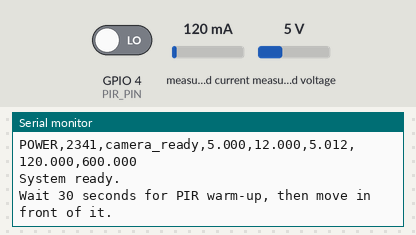
Simulated run of this sketch. Board: ESP32. On the bench: the last lines printed to the serial monitor. The test bench sets the inputs (shaded band); at power-on: GPIO 4 (PIR_PIN) LOW, measured current 120 mA, measured voltage 5 V. The camera gives no picture.

Above: at 3.5 s.
3.6 s: GPIO 4 (PIR_PIN) driven HIGH
At 4.4 s:
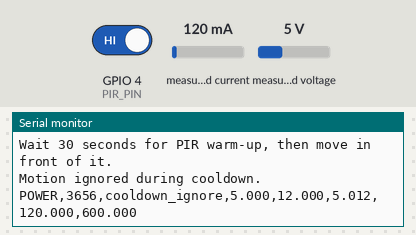
5.1 s: GPIO 4 (PIR_PIN) driven LOW
At 6.1 s:
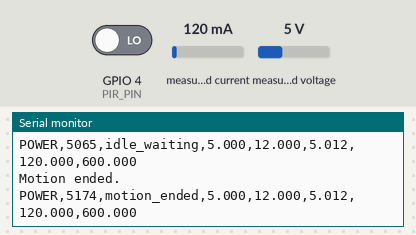
6.6 s: GPIO 4 (PIR_PIN) driven HIGH
At 7.6 s:
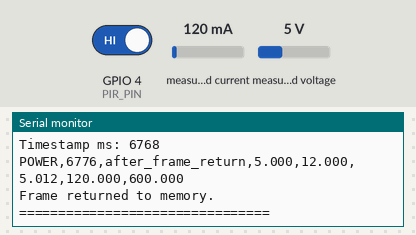
8.1 s: measured current set to 40 mA
9.6 s: measured voltage set to 0.3 V
At 10.5 s:
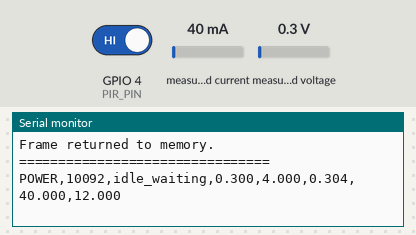

The sketch:

04_motion_camera_ina219_logger.ino
```cpp
#include "esp_camera.h"
#include "soc/soc.h"
#include "soc/rtc_cntl_reg.h"
#include <Wire.h>
#include <Adafruit_INA219.h>

// =======================
// PIR motion sensor
// =======================
#define PIR_PIN 4

// =======================
// INA219 I2C pins
// =======================
#define I2C_SDA 13
#define I2C_SCL 14

Adafruit_INA219 ina219;

// =======================
// SunFounder ESP32 Camera Extension OV2640 pin mapping
// =======================
#define PWDN_GPIO_NUM     32
#define RESET_GPIO_NUM    33
#define XCLK_GPIO_NUM      0
#define SIOD_GPIO_NUM     26
#define SIOC_GPIO_NUM     27

#define Y9_GPIO_NUM       35
#define Y8_GPIO_NUM       34
#define Y7_GPIO_NUM       39
#define Y6_GPIO_NUM       36
#define Y5_GPIO_NUM       21
#define Y4_GPIO_NUM       19
#define Y3_GPIO_NUM       18
#define Y2_GPIO_NUM        5

#define VSYNC_GPIO_NUM    25
#define HREF_GPIO_NUM     23
#define PCLK_GPIO_NUM     22

// =======================
// Event tracking
// =======================
unsigned long eventCount = 0;
unsigned long lastCaptureTime = 0;
const unsigned long cooldownMs = 5000;

int lastPirState = LOW;

// =======================
// Power logging function
// =======================
void logPower(const char* stateName) {
  float busVoltage = ina219.getBusVoltage_V();
  float shuntVoltage = ina219.getShuntVoltage_mV();
  float current_mA = ina219.getCurrent_mA();
  float power_mW = ina219.getPower_mW();
  float loadVoltage = busVoltage + (shuntVoltage / 1000.0);

  Serial.print("POWER,");
  Serial.print(millis());
  Serial.print(",");
  Serial.print(stateName);
  Serial.print(",");
  Serial.print(busVoltage, 3);
  Serial.print(",");
  Serial.print(shuntVoltage, 3);
  Serial.print(",");
  Serial.print(loadVoltage, 3);
  Serial.print(",");
  Serial.print(current_mA, 3);
  Serial.print(",");
  Serial.println(power_mW, 3);
}

// =======================
// Camera init
// =======================
bool initCamera() {
  camera_config_t config;

  config.ledc_channel = LEDC_CHANNEL_0;
  config.ledc_timer = LEDC_TIMER_0;

  config.pin_d0 = Y2_GPIO_NUM;
  config.pin_d1 = Y3_GPIO_NUM;
  config.pin_d2 = Y4_GPIO_NUM;
  config.pin_d3 = Y5_GPIO_NUM;
  config.pin_d4 = Y6_GPIO_NUM;
  config.pin_d5 = Y7_GPIO_NUM;
  config.pin_d6 = Y8_GPIO_NUM;
  config.pin_d7 = Y9_GPIO_NUM;

  config.pin_xclk = XCLK_GPIO_NUM;
  config.pin_pclk = PCLK_GPIO_NUM;
  config.pin_vsync = VSYNC_GPIO_NUM;
  config.pin_href = HREF_GPIO_NUM;

  config.pin_sccb_sda = SIOD_GPIO_NUM;
  config.pin_sccb_scl = SIOC_GPIO_NUM;

  config.pin_pwdn = PWDN_GPIO_NUM;
  config.pin_reset = RESET_GPIO_NUM;

  config.xclk_freq_hz = 20000000;
  config.pixel_format = PIXFORMAT_JPEG;

  config.frame_size = FRAMESIZE_QVGA;
  config.jpeg_quality = 12;
  config.fb_count = 1;

  if (psramFound()) {
    Serial.println("PSRAM found.");
    config.fb_location = CAMERA_FB_IN_PSRAM;
    config.grab_mode = CAMERA_GRAB_LATEST;
  } else {
    Serial.println("WARNING: PSRAM not found.");
    config.fb_location = CAMERA_FB_IN_DRAM;
    config.grab_mode = CAMERA_GRAB_WHEN_EMPTY;
  }

  esp_err_t err = esp_camera_init(&config);

  if (err != ESP_OK) {
    Serial.printf("Camera init failed with error 0x%x\n", err);
    return false;
  }

  Serial.println("Camera initialized successfully.");
  return true;
}

// =======================
// Capture event
// =======================
void captureImageEvent() {
  eventCount++;

  Serial.println();
  Serial.println("================================");
  Serial.print("MOTION EVENT #");
  Serial.println(eventCount);

  logPower("motion_detected");
  Serial.println("Capturing image...");
  logPower("before_capture");

  unsigned long startMicros = micros();

  camera_fb_t *fb = esp_camera_fb_get();

  unsigned long captureMicros = micros() - startMicros;

  if (!fb) {
    Serial.println("CAPTURE FAILED");
    logPower("capture_failed");
    Serial.println("================================");
    return;
  }

  logPower("after_capture");

  Serial.println("CAPTURE OK");
  Serial.print("Image bytes: ");
  Serial.println(fb->len);
  Serial.print("Capture time us: ");
  Serial.println(captureMicros);
  Serial.print("Capture time ms: ");
  Serial.println(captureMicros / 1000.0, 3);
  Serial.print("Timestamp ms: ");
  Serial.println(millis());

  esp_camera_fb_return(fb);

  logPower("after_frame_return");

  Serial.println("Frame returned to memory.");
  Serial.println("================================");
}

void setup() {
  WRITE_PERI_REG(RTC_CNTL_BROWN_OUT_REG, 0);

  Serial.begin(115200);
  delay(2000);

  Serial.println();
  Serial.println("==== EDGE AI SECURITY CAMERA NODE - STAGE 2 ====");
  Serial.println("Motion-triggered camera capture + INA219 logger.");
  Serial.println("NOTE: Current/power values are not real until VIN+ and VIN- are in the power path.");

  pinMode(PIR_PIN, INPUT);

  Serial.println("Initializing INA219...");
  Wire.begin(I2C_SDA, I2C_SCL);

  if (!ina219.begin(&Wire)) {
    Serial.println("ERROR: INA219 not found.");
    Serial.println("Check VCC, GND, SDA, SCL wiring.");
    while (true) {
      delay(1000);
    }
  }

  ina219.setCalibration_32V_2A();

  Serial.println("INA219 initialized successfully.");
  Serial.println("CSV format:");
  Serial.println("POWER,time_ms,state,bus_V,shunt_mV,load_V,current_mA,power_mW");

  logPower("ina219_ready");

  Serial.println("Initializing camera...");

  if (!initCamera()) {
    Serial.println("STOPPED: Camera failed.");
    while (true) {
      logPower("camera_failed");
      delay(1000);
    }
  }

  logPower("camera_ready");

  Serial.println("System ready.");
  Serial.println("Wait 30 seconds for PIR warm-up, then move in front of it.");
}

void loop() {
  int pirState = digitalRead(PIR_PIN);

  if (pirState == HIGH && lastPirState == LOW) {
    if (millis() - lastCaptureTime > cooldownMs) {
      lastCaptureTime = millis();
      captureImageEvent();
    } else {
      Serial.println("Motion ignored during cooldown.");
      logPower("cooldown_ignore");
    }
  }

  if (pirState == LOW && lastPirState == HIGH) {
    Serial.println("Motion ended.");
    logPower("motion_ended");
  }

  lastPirState = pirState;

  // Occasional idle power log
  static unsigned long lastIdleLog = 0;
  if (millis() - lastIdleLog > 5000) {
    lastIdleLog = millis();
    logPower("idle_waiting");
  }

  delay(100);
}
```

Measured:
- after the input at 3.6 s, the serial monitor: prints a new line after 0.05 s (image 1)
- after the input at 5.1 s, the serial monitor: prints a new line after 0.07 s (image 2)
- after the input at 6.6 s, the serial monitor: prints a new line after 0.08 s (image 3)
- after the input at 9.6 s, the serial monitor: prints a new line after 0.49 s (image 4)
